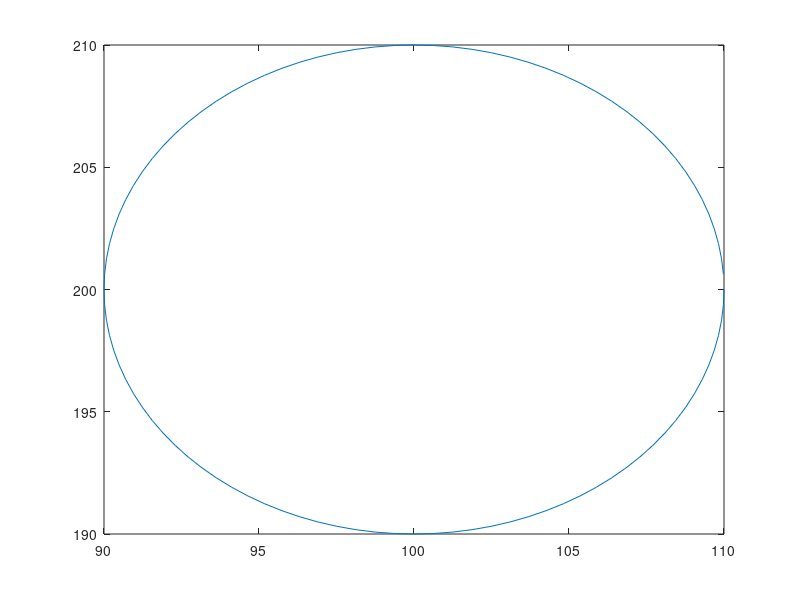

The MATLAB source for this figure:
function a = ola()
    dientes = 0;
        while dientes<101
            if dientes<100
                dientes=dientes+1;
            else
                dientes=0;
                plot(a(1,:),a(2,:));
                break;
            end
            a(:,dientes)=circulo(10,100,200,dientes);
    
        end
    

end

function Siguiente=circulo(r,x,y,dientes)
    Siguiente(1)= x + r * cos(2 * pi * dientes / 100);
    Siguiente(2)= y + r * sin(2 * pi * dientes / 100);
end
